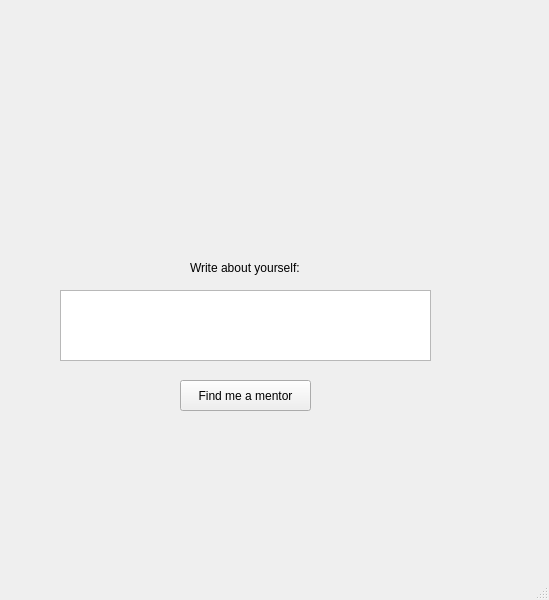
<?xml version="1.0" encoding="UTF-8"?>
<ui version="4.0">
 <class>MainWindow</class>
 <widget class="QMainWindow" name="MainWindow">
  <property name="geometry">
   <rect>
    <x>0</x>
    <y>0</y>
    <width>549</width>
    <height>600</height>
   </rect>
  </property>
  <property name="windowTitle">
   <string>MainWindow</string>
  </property>
  <widget class="QWidget" name="centralwidget">
   <widget class="QPushButton" name="input_button">
    <property name="geometry">
     <rect>
      <x>180</x>
      <y>380</y>
      <width>131</width>
      <height>31</height>
     </rect>
    </property>
    <property name="text">
     <string>Find me a mentor</string>
    </property>
   </widget>
   <widget class="QLabel" name="label">
    <property name="geometry">
     <rect>
      <x>20</x>
      <y>20</y>
      <width>151</width>
      <height>181</height>
     </rect>
    </property>
    <property name="text">
     <string/>
    </property>
    <property name="pixmap">
     <pixmap>mentr.png</pixmap>
    </property>
    <property name="scaledContents">
     <bool>true</bool>
    </property>
   </widget>
   <widget class="QLabel" name="label_2">
    <property name="geometry">
     <rect>
      <x>250</x>
      <y>40</y>
      <width>181</width>
      <height>111</height>
     </rect>
    </property>
    <property name="text">
     <string/>
    </property>
    <property name="pixmap">
     <pixmap>lloyds.png</pixmap>
    </property>
    <property name="scaledContents">
     <bool>true</bool>
    </property>
   </widget>
   <widget class="QTextEdit" name="textEdit">
    <property name="geometry">
     <rect>
      <x>60</x>
      <y>290</y>
      <width>371</width>
      <height>71</height>
     </rect>
    </property>
   </widget>
   <widget class="QLabel" name="label_3">
    <property name="geometry">
     <rect>
      <x>190</x>
      <y>260</y>
      <width>111</width>
      <height>16</height>
     </rect>
    </property>
    <property name="text">
     <string>Write about yourself:</string>
    </property>
   </widget>
  </widget>
  <widget class="QMenuBar" name="menubar">
   <property name="geometry">
    <rect>
     <x>0</x>
     <y>0</y>
     <width>549</width>
     <height>22</height>
    </rect>
   </property>
  </widget>
  <widget class="QStatusBar" name="statusbar"/>
 </widget>
 <resources/>
 <connections>
  <connection>
   <sender>input_button</sender>
   <signal>clicked()</signal>
   <receiver>MainWindow</receiver>
   <slot>do_a_thing()</slot>
   <hints>
    <hint type="sourcelabel">
     <x>215</x>
     <y>358</y>
    </hint>
    <hint type="destinationlabel">
     <x>353</x>
     <y>355</y>
    </hint>
   </hints>
  </connection>
 </connections>
 <slots>
  <slot>do_a_thing()</slot>
 </slots>
</ui>
